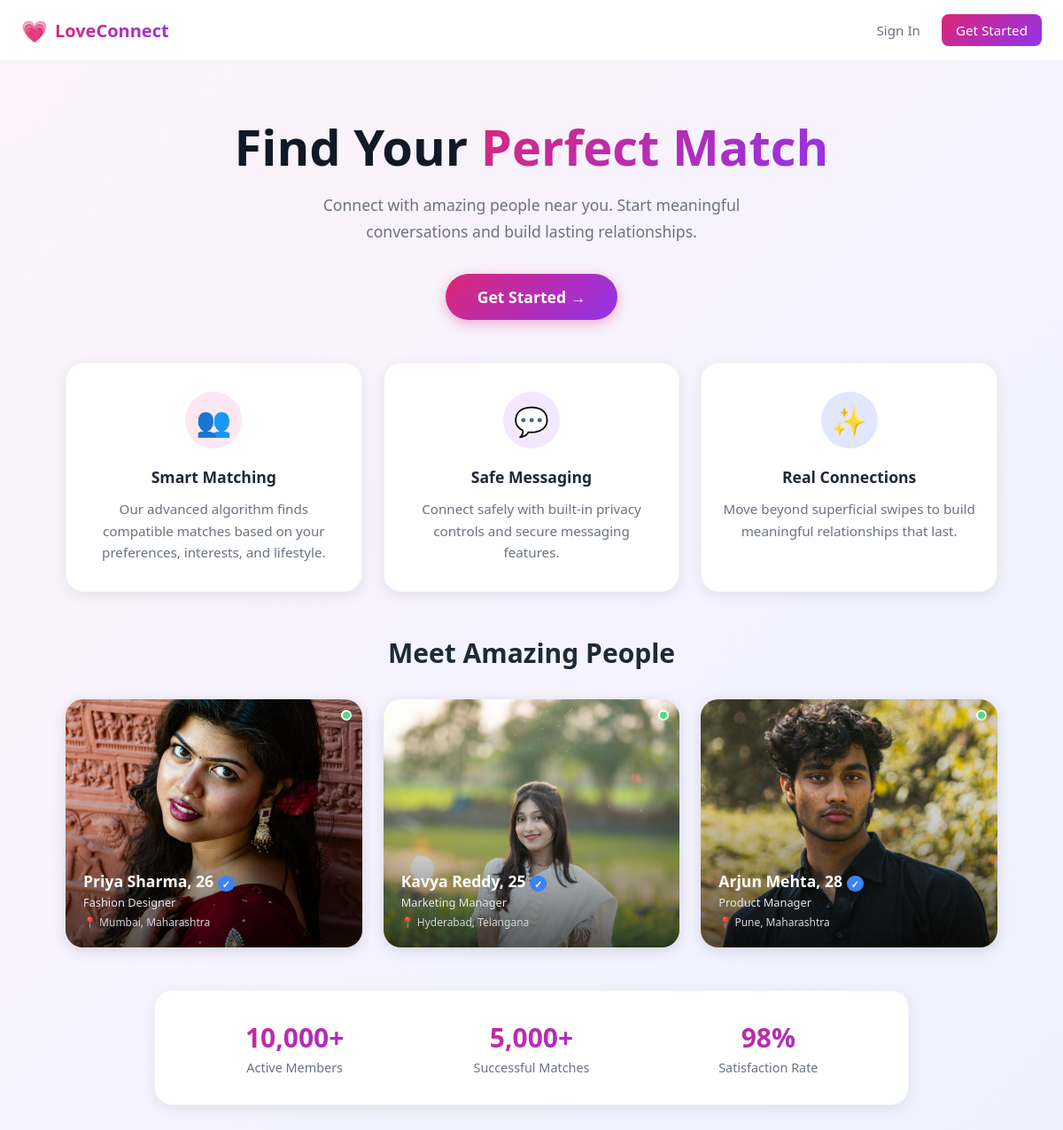
The page / on the database its author committed.
### tables this page shows
CREATE TABLE IF NOT EXISTS users (
    id            INT AUTO_INCREMENT PRIMARY KEY,
    name          VARCHAR(100) NOT NULL,
    email         VARCHAR(150) NOT NULL UNIQUE,
    phone         VARCHAR(30),
    password_hash VARCHAR(255) NOT NULL,
    date_of_birth DATE,
    age           INT DEFAULT 18,
    profession    VARCHAR(100),
    gender        ENUM('male','female','other') DEFAULT 'other',
    looking_for   ENUM('male','female','both') DEFAULT 'both',
    native_place  VARCHAR(150),
    current_location VARCHAR(150),
    height        VARCHAR(20),
    religion      VARCHAR(50),
    relationship_goal ENUM('long-term','short-term','casual','fun') DEFAULT 'long-term',
    drinking_habits   ENUM('never','socially','regularly','prefer-not-to-say') DEFAULT 'never',
    smoking_habits    ENUM('never','socially','regularly','prefer-not-to-say') DEFAULT 'never',
    languages     TEXT COMMENT 'JSON array',
    bio           TEXT,
    interests     TEXT COMMENT 'JSON array',
    hobbies       TEXT COMMENT 'JSON array',
    partner_preferences TEXT COMMENT 'JSON array',
    photos        TEXT COMMENT 'JSON array of file paths',
    is_online     TINYINT(1) DEFAULT 0,
    is_verified   ENUM('verified','partially-verified','unverified') DEFAULT 'unverified',
    prompts       TEXT COMMENT 'JSON array [{question, answer}]',
    onboarding_done TINYINT(1) DEFAULT 0,
    created_at    TIMESTAMP DEFAULT CURRENT_TIMESTAMP
);

### index.php (the view, shortened to what this page needs)
<?php
$db = getDB();
$showcaseUsers = $db->query("
    SELECT * FROM users
    WHERE email IN ('priya@example.com','kavya@example.com','arjun@example.com')
    AND onboarding_done=1
    ORDER BY FIELD(email,'priya@example.com','kavya@example.com','arjun@example.com')
")->fetchAll();
?>
<!DOCTYPE html>
<html lang="en">
<head>
<link rel="stylesheet" href="css/style.css">
</head>
<body>
<header class="header">
  <div class="logo">
    <span class="logo-heart">💗</span>
    <span class="text-grad">LoveConnect</span>
  </div>
  <nav class="header-nav">
    <a href="auth.php?tab=login">Sign In</a>
    <a href="auth.php?tab=signup" class="nav-btn-pink">Get Started</a>
  </nav>
</header>
<section class="hero">
  <h2>Find Your<span class="text-grad"> Perfect Match</span></h2>
  <p>Connect with amazing people near you. Start meaningful conversations and build lasting relationships.</p>
  <a href="auth.php?tab=signup" class="btn btn-primary" style="border-radius:9999px;padding:.875rem 2.25rem;font-size:1.1rem;">
    Get Started →
  </a>
</section>
<div class="features">
  <div class="card card-p feature-card">
    <div class="feature-icon pink">👥</div>
    <h3>Smart Matching</h3>
    <p>Our advanced algorithm finds compatible matches based on your preferences, interests, and lifestyle.</p>
  </div>
  <div class="card card-p feature-card">
    <div class="feature-icon purple">💬</div>
    <h3>Safe Messaging</h3>
    <p>Connect safely with built-in privacy controls and secure messaging features.</p>
  </div>
  <div class="card card-p feature-card">
    <div class="feature-icon indigo">✨</div>
    <h3>Real Connections</h3>
    <p>Move beyond superficial swipes to build meaningful relationships that last.</p>
  </div>
</div>
<div class="showcase">
  <h3>Meet Amazing People</h3>
  <div class="showcase-grid">
    <?php foreach ($showcaseUsers as $u):
      $photos = json_decode($u['photos'] ?? '[]', true);
      $photo  = $photos[0] ?? '';
    ?>
    <div class="showcase-card">
      <img src="<?= htmlspecialchars($photo) ?>" alt="<?= htmlspecialchars($u['name']) ?>">
      <div class="showcase-overlay">
        <div class="showcase-info">
          <h4>
            <?= htmlspecialchars($u['name']) ?>, <?= (int)$u['age'] ?>
            <?php if ($u['is_verified'] === 'verified'): ?>
              <span style="background:#3b82f6;border-radius:9999px;padding:.1rem .3rem;font-size:.7rem;color:#fff;">✓</span>
            <?php endif; ?>
          </h4>
          <p class="sub"><?= htmlspecialchars($u['profession'] ?? '') ?></p>
          <p class="loc">📍 <?= htmlspecialchars($u['current_location'] ?? '') ?></p>
        </div>
      </div>
      <?php if ($u['is_online']): ?><div class="online-dot-abs"></div><?php endif; ?>
    </div>
    <?php endforeach; ?>
  </div>
</div>
<div class="stats-section">
  <div class="card card-p">
    <div class="stats-inner">
      <div>
        <div class="stat-num text-grad">10,000+</div>
        <div class="stat-label">Active Members</div>
      </div>
      <div>
        <div class="stat-num text-grad">5,000+</div>
        <div class="stat-label">Successful Matches</div>
      </div>
      <div>
        <div class="stat-num text-grad">98%</div>
        <div class="stat-label">Satisfaction Rate</div>
      </div>
    </div>
  </div>
</div>
</body>
</html>

### css/style.css (style rules this page uses)
*, *::before, *::after { box-sizing: border-box; margin: 0; padding: 0; }
body { font-family: 'Segoe UI', system-ui, sans-serif; background: linear-gradient(135deg, #fdf2f8, #f5f3ff, #eef2ff); min-height: 100vh; color: #1f2937; }
a { text-decoration: none; color: inherit; }
.btn { display: inline-flex; align-items: center; gap: .5rem; padding: .75rem 1.75rem; border-radius: 9999px; font-weight: 600; font-size: 1rem; transition: all .3s; cursor: pointer; border: none; }
.btn-primary { background: linear-gradient(135deg, #db2777, #9333ea); color: #fff; box-shadow: 0 4px 14px rgba(219,39,119,.35); }
.header { background: #fff; border-bottom: 1px solid #f3f4f6; padding: 1rem 1.5rem; display: flex; align-items: center; justify-content: space-between; position: sticky; top: 0; z-index: 100; }
.logo { display: flex; align-items: center; gap: .5rem; font-size: 1.25rem; font-weight: 700; }
.logo-heart { font-size: 1.5rem; }
.text-grad { background: linear-gradient(135deg, #db2777, #9333ea); -webkit-background-clip: text; -webkit-text-fill-color: transparent; background-clip: text; }
.header-nav { display: flex; gap: .5rem; align-items: center; }
.header-nav a, .header-nav button { padding: .5rem 1rem; border-radius: .5rem; font-weight: 500; color: #6b7280; transition: all .2s; font-size: .95rem; }
.nav-btn-pink { padding: .5rem 1.25rem; background: linear-gradient(135deg, #db2777, #9333ea); color: #fff !important; border-radius: 9999px; font-weight: 600; }
.hero { text-align: center; padding: 4rem 1.5rem 3rem; }
.hero h2 { font-size: clamp(2rem, 5vw, 3.5rem); font-weight: 800; line-height: 1.15; margin-bottom: 1.25rem; color: #111827; }
.hero p { font-size: 1.1rem; color: #6b7280; max-width: 36rem; margin: 0 auto 2rem; line-height: 1.7; }
.card { background: #fff; border-radius: 1.25rem; box-shadow: 0 4px 16px rgba(0,0,0,.08); border: 1px solid #f3f4f6; }
.card-p { padding: 2rem; }
.features { display: grid; grid-template-columns: repeat(auto-fit, minmax(240px, 1fr)); gap: 1.5rem; padding: 0 1.5rem 3rem; max-width: 1100px; margin: 0 auto; }
.feature-icon { width: 4rem; height: 4rem; border-radius: 9999px; display: flex; align-items: center; justify-content: center; margin: 0 auto 1.25rem; font-size: 2rem; }
.feature-icon.pink { background: #fce7f3; }
.feature-icon.purple { background: #f3e8ff; }
.feature-icon.indigo { background: #e0e7ff; }
.feature-card { text-align: center; padding: 2rem 1.5rem; }
.feature-card h3 { font-size: 1.1rem; font-weight: 600; margin-bottom: .75rem; }
.feature-card p { color: #6b7280; line-height: 1.6; font-size: .95rem; }
.showcase { padding: 0 1.5rem 3rem; max-width: 1100px; margin: 0 auto; text-align: center; }
.showcase h3 { font-size: 1.875rem; font-weight: 700; margin-bottom: 2rem; }
.showcase-grid { display: grid; grid-template-columns: repeat(auto-fit, minmax(220px, 1fr)); gap: 1.5rem; }
.showcase-card { border-radius: 1.25rem; overflow: hidden; position: relative; box-shadow: 0 4px 16px rgba(0,0,0,.12); transition: transform .3s; }
.showcase-card img { width: 100%; height: 280px; object-fit: cover; display: block; }
.showcase-overlay { position: absolute; inset: 0; background: linear-gradient(to top, rgba(0,0,0,.62) 0%, transparent 55%); display: flex; align-items: flex-end; }
.showcase-info { padding: 1.25rem; color: #fff; text-align: left; }
.showcase-info h4 { font-size: 1.1rem; font-weight: 600; }
.showcase-info .sub { font-size: .8rem; color: #e5e7eb; margin-top: .2rem; }
.showcase-info .loc { font-size: .75rem; color: #d1d5db; margin-top: .3rem; }
.online-dot-abs { position: absolute; top: .75rem; right: .75rem; width: .75rem; height: .75rem; background: #4ade80; border-radius: 9999px; border: 2px solid #fff; }
.stats-section { max-width: 900px; margin: 0 auto 4rem; padding: 0 1.5rem; }
.stats-inner { display: grid; grid-template-columns: repeat(3,1fr); gap: 1rem; text-align: center; }
.stat-num { font-size: 1.875rem; font-weight: 700; }
.stat-label { color: #6b7280; font-size: .9rem; margin-top: .25rem; }

### rows shown on the page
users: shows a picture, name "Priya Sharma", age "26", profession "Fashion Designer", current_location "Mumbai, Maharashtra", is_online 1 (drawn)
users: shows a picture, name "Kavya Reddy", age "25", profession "Marketing Manager", current_location "Hyderabad, Telangana", is_online 1 (drawn)
users: shows a picture, name "Arjun Mehta", age "28", profession "Product Manager", current_location "Pune, Maharashtra", is_online 1 (drawn)
